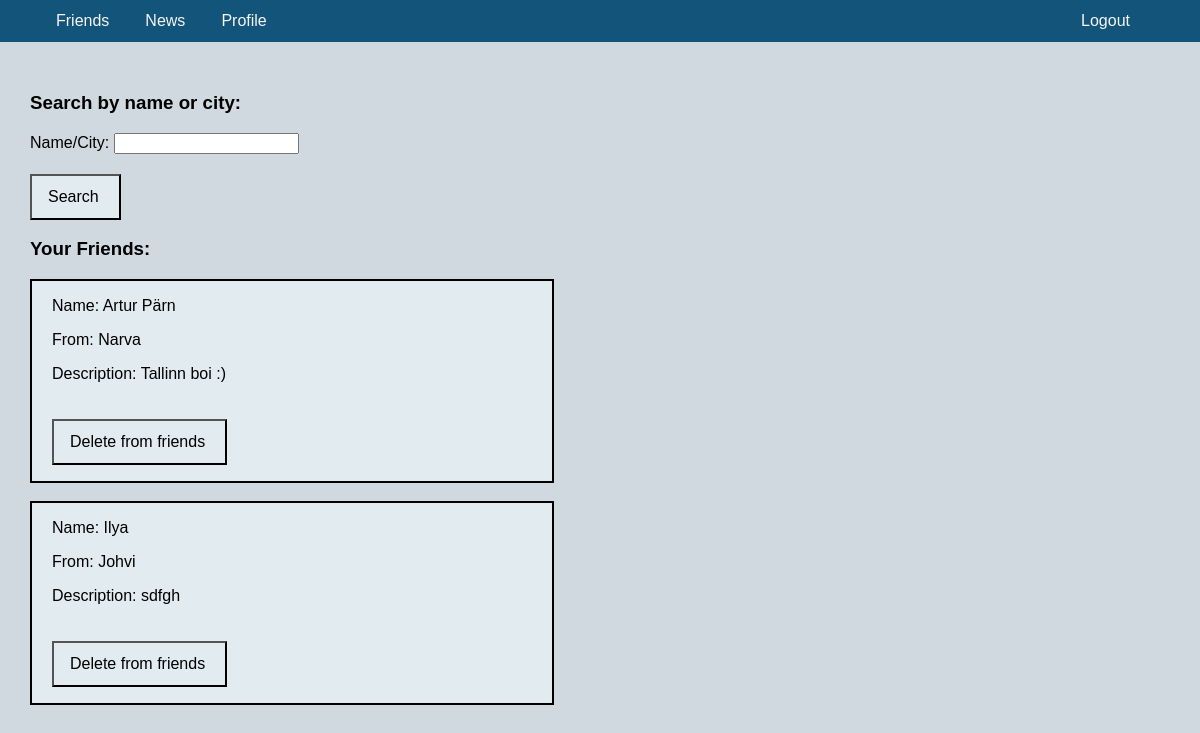
The page /friends.php (signed in) on the database its author committed.
### tables this page shows
CREATE TABLE `users` (
  `id` int(11) NOT NULL,
  `name` varchar(50) NOT NULL,
  `email` varchar(50) NOT NULL,
  `password` varchar(300) NOT NULL,
  `description` text DEFAULT NULL,
  `city` varchar(50) DEFAULT NULL,
  `created_at` datetime NOT NULL DEFAULT current_timestamp(),
  `updated_at` datetime NOT NULL DEFAULT current_timestamp() ON UPDATE current_timestamp()
);

### includes/auth.php (called while the page is built, shortened)
<?php
require_once 'includes/db.php';
function is_logged_in() {
    if (auth_get_user() != null) {
        return true;
    } else {
        return false;
    }
}
function auth_get_user() {
    return $_SESSION['username'] ?? null;
}

### includes/db.php (called while the page is built, shortened)
<?php
require_once 'includes/auth.php';
function db() {
    static $conn;
    if ($conn===NULL){
        $conn = mysqli_connect (DB_HOST, DB_USER, DB_PASS, DB_BASE);
        $conn->set_charset('utf8');
    }
    return $conn;
}
function get_friends($id) {
    $conn = db();
    $query = sprintf("SELECT * FROM friends WHERE first_user_id=? OR second_user_id=?");
    $stmt = $conn->prepare($query);
    $stmt->bind_param('ii', $id, $id);
    $stmt->execute();
    $return_data = [];
    $result = $stmt->get_result();
    $all_users = $result->fetch_all();
    foreach ($all_users as $row) {
        if ($row['1'] == $id) {
            $get_user_query = sprintf('SELECT * FROM users WHERE id=?');
            $get_user_stmt = $conn->prepare($get_user_query);
            $get_user_stmt->bind_param('i', $row['2']);
            $get_user_stmt->execute();
            $res = $get_user_stmt->get_result();
            $return_data[] = $res->fetch_assoc();
        }
    }
    return $return_data;
}

### friends.php (the view, shortened to what this page needs)
<?php
require_once 'includes/auth.php';
require_once 'includes/db.php';
$friends = get_friends($_SESSION['id']);
?>
<?php include 'components/header.php'; ?>
<div class="main_div_login">
<h3>Search by name or city:</h3>
<form method="post">
    <div>
        <label>Name/City:
            <input type="text" name="name">
        </label>
    </div>
    <input class="button" type="submit" value="Search">
</form>
<?php if (count($friends) === 0) { ?>
    <h3>You have no friends yet.</h3>
<?php } else { ?>
    <h3>Your Friends:</h3>
    <div class="posts">
        <?php foreach ($friends as $friend) { ?>
                <div class="friends">
                    <form method="post">
                        <p>Name: <?php echo $friend['name']?></p>
                        <p>From: <?php echo $friend['city']?></p>
                        <p>Description: <?php echo $friend['description']?></p>
                        <input class="button" type="submit" value="Delete from friends">
                    </form>
                </div>
                <br>
        <?php } ?>
    </div>
<?php } ?>
</div>
<?php include 'components/footer.php'; ?>

### components/header.php (shortened to what this page needs)
<html>
<head>
    <link rel="stylesheet" type="text/css" href="/prax3/assets/css/style.css">
</head>
<body>
<?php require 'components/menu.php' ?>

### components/menu.php
<?php
require_once 'includes/auth.php';
?>
<nav class="menu_div">
    <ul class="menu">
        <li><a href="friends.php">Friends</a></li>
        <li><a href="news.php">News</a></li>
        <li><a href="myPage.php">Profile</a></li>
    </ul>
    <ul class="menu" style="justify-content: flex-end; padding-right: 50px">
        <?php if (!is_logged_in()) { ?>
            <li><a href="index.php">Login</a></li>
        <?php } else { ?>
            <li><a href="logout.php">Logout</a></li>
        <?php } ?>
    </ul>
</nav>

### components/footer.php
</body>
</html>

### assets/css/style.css (style rules this page uses)
body { margin: 0; background-color: #cfd9df; background-size: 100% 100%; }
.menu { list-style-type: none; width: 100%; background: #13547a; margin: 0; display: flex; flex-flow: row; }
.menu_div { display: flex; flex-flow: row; justify-content: space-between; }
li a { display: block; height: 30px; font-family: Helvetica, sans-serif; color: whitesmoke; padding-top: 12px; padding-left: 16px; padding-right: 20px; text-decoration: none; }
a { font-family: Helvetica, sans-serif; color: black; text-decoration: none; }
.main_div_login { padding-left: 30px; margin-top: 50px; font-family: Helvetica, sans-serif; padding-bottom: 50px; }
.button { background: #e2ebf0; margin-top: 20px; padding: 12px 20px 12px 16px; font-size: medium; }
.posts { display: flex; flex-flow: column wrap; list-style-type: none; }
.friends { display: flex; flex-flow: column wrap; background-color: #e2ebf0; width: 500px; border: solid 2px black; padding-left: 20px; }

### rows shown on the page
users: name "Artur Pärn", city "Narva", description "Tallinn boi :)"
users: name "Ilya", city "Johvi", description "sdfgh"
